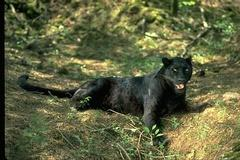
%> input picture Additional files/Matlab_Scripts/Ncut_9/jpg_images/1.jpg, 240 x 160 px
$ octave --eval "result = filterBWImage(imread('../../Additional files/Matlab_Scripts/Ncut_9/jpg_images/1.jpg'));"   (GNU Octave 9; MATLAB toolbox functions it lacks are replaced by stand-ins)
%> lines starting %> are read from the running program, lines starting %| are printed output that depends on the picture
function outImage = filterBWImage(inImage)
%FILTERBW Function to filter binary image to remove noise

inImage = imfill(inImage, 'holes');
if sum(inImage(:)) == 0
    outImage = inImage;
    return;
else
    regProps = regionprops(inImage, 'Area', 'PixelIdxList');
%> regProps = 255 regions; largest, Area: 1161, 1152, 1125, 1113, 1109
    [~,maxReg] = max([regProps.Area]);
%> maxReg = 74
    outImage = false(size(inImage));
    outImage(regProps(maxReg).PixelIdxList) = true;
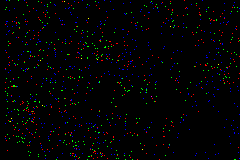
%> outImage: size 160x240x3 logical; mean R, G, B 0.00961, 0.00919, 0.0114
end

$ run again, on Additional files/Matlab_Scripts/Ncut_9/jpg_images/2.jpg
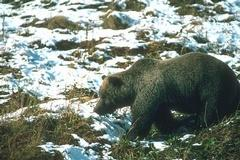
%> input picture Additional files/Matlab_Scripts/Ncut_9/jpg_images/2.jpg, 240 x 160 px
%> regProps = 255 regions; largest, Area: 4249, 1045, 969, 916, 912
%> maxReg = 255
%> in filterBWImage, `outImage(regProps(maxReg).PixelIdxList) = true;`:
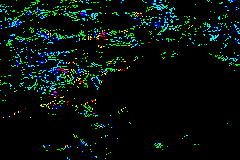
%> outImage: size 160x240x3 logical; mean R, G, B 0.00844, 0.0601, 0.0422

$ run again, on Additional files/Matlab_Scripts/Ncut_9/jpg_images/3.jpg
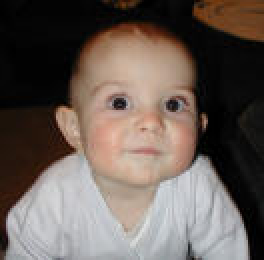
%> input picture Additional files/Matlab_Scripts/Ncut_9/jpg_images/3.jpg, 132 x 130 px (shown 2 times larger)
%> regProps = 233 regions; largest, Area: 2222, 1985, 1949, 1886, 1467
%> maxReg = 5
%> in filterBWImage, `outImage(regProps(maxReg).PixelIdxList) = true;`:
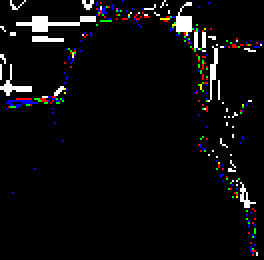
%> outImage: size 130x132x3 logical (shown 2 times larger); mean R, G, B 0.0432, 0.0418, 0.0445
